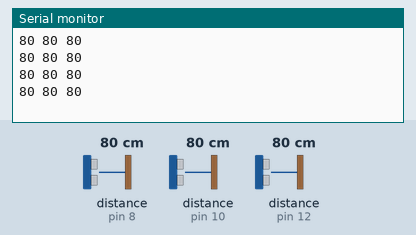
The sketch below on a simulated Arduino Uno, built with avr-gcc and run on an emulated ATmega328P. On the bench: the last lines printed to the serial monitor. Wiring (inferred from the names in the program): 3 × ultrasonic range finder: trigger pin 9, echo pin 8 / trigger pin 11, echo pin 10 / trigger pin 13, echo pin 12. The test bench sets the inputs (shaded band); at power-on: distance to the obstacle (sensors on pin 8, pin 10, pin 12) 80 cm. The echo pulse lasts 58.3 µs per cm.

Above: at 1.2 s.
1.3 s: distance to the obstacle (sensor on pin 8) set to 2 cm
At 1.8 s:
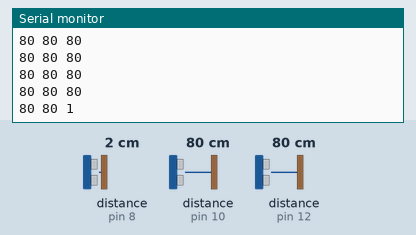
2.8 s: distance to the obstacle (sensor on pin 10) set to 2 cm
At 3.04 s:
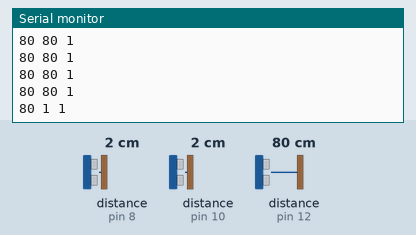
4.3 s: distance to the obstacle (sensor on pin 12) set to 2 cm
At 4.57 s:
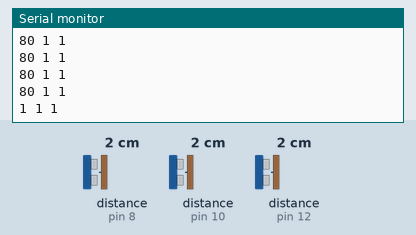
5.8 s: distance to the obstacle (sensor on pin 8) set to 4 cm
At 6.08 s:
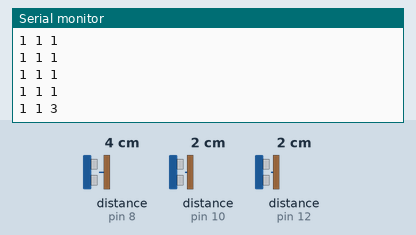
7.3 s: distance to the obstacle (sensor on pin 10) set to 4 cm
At 7.59 s:
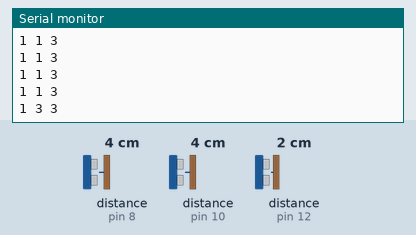
8.8 s: distance to the obstacle (sensor on pin 12) set to 4 cm
At 8.8 s:
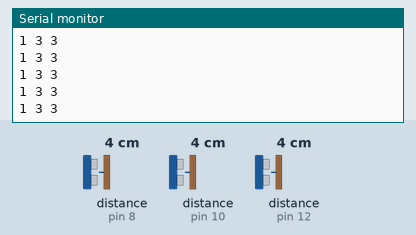
Timing chart, 0 to 11.3 s (numbered marks = the images above; inputs shaded):
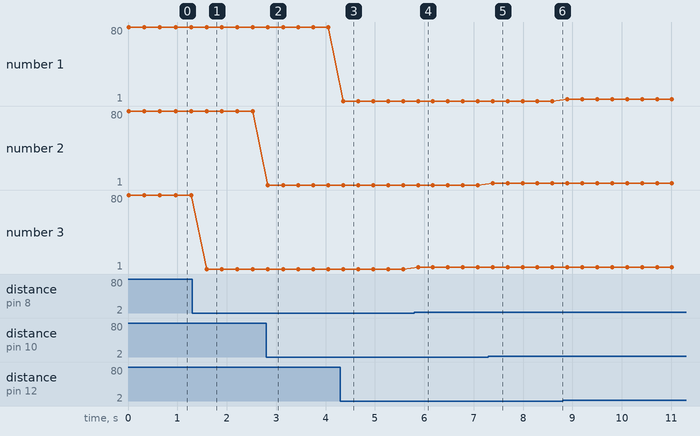

The sketch:

arduinoUs2.ino
```cpp
const unsigned int TRIG_PIN1=13;
const unsigned int ECHO_PIN1=12;
const unsigned int TRIG_PIN2=11;
const unsigned int ECHO_PIN2=10;
const unsigned int TRIG_PIN3=9;
const unsigned int ECHO_PIN3=8;

const unsigned int BAUD_RATE=9600;

void setup() {
  pinMode(TRIG_PIN1, OUTPUT);
  pinMode(ECHO_PIN1, INPUT);
  pinMode(TRIG_PIN2, OUTPUT);
  pinMode(ECHO_PIN2, INPUT);
  pinMode(TRIG_PIN3, OUTPUT);
  pinMode(ECHO_PIN3, INPUT);
  Serial.begin(BAUD_RATE);
}

void loop() {
  digitalWrite(TRIG_PIN1, LOW);
  delayMicroseconds(2);
  digitalWrite(TRIG_PIN1, HIGH);
  delayMicroseconds(10);
  digitalWrite(TRIG_PIN1, LOW);

  const unsigned long duration1= pulseIn(ECHO_PIN1, HIGH);
  int distance1= duration1/29/2;

  digitalWrite(TRIG_PIN2, LOW);
  delayMicroseconds(2);
  digitalWrite(TRIG_PIN2, HIGH);
  delayMicroseconds(10);
  digitalWrite(TRIG_PIN2, LOW);

  const unsigned long duration2= pulseIn(ECHO_PIN2, HIGH);
  int distance2= duration2/29/2;

  digitalWrite(TRIG_PIN3, LOW);
  delayMicroseconds(2);
  digitalWrite(TRIG_PIN3, HIGH);
  delayMicroseconds(10);
  digitalWrite(TRIG_PIN3, LOW);

  const unsigned long duration3= pulseIn(ECHO_PIN3, HIGH);
  int distance3= duration3/29/2;

  Serial.println( String(distance1) + " " + String(distance2) + " " +  String(distance3) );
 delay(300);

 }
```

Measured:
- after the input at 1.3 s, the serial monitor: prints a new line after 0.29 s (image 1)
- after the input at 2.8 s, the serial monitor: prints a new line at once (image 2)
- after the input at 4.3 s, the serial monitor: prints a new line after 0.06 s (image 3)
- after the input at 5.8 s, the serial monitor: prints a new line after 0.07 s (image 4)
- after the input at 7.3 s, the serial monitor: prints a new line after 0.08 s (image 5)
- plotted number 3: 80 → 1 after the input at 1.3 s, 1 → 3 after the input at 5.8 s
